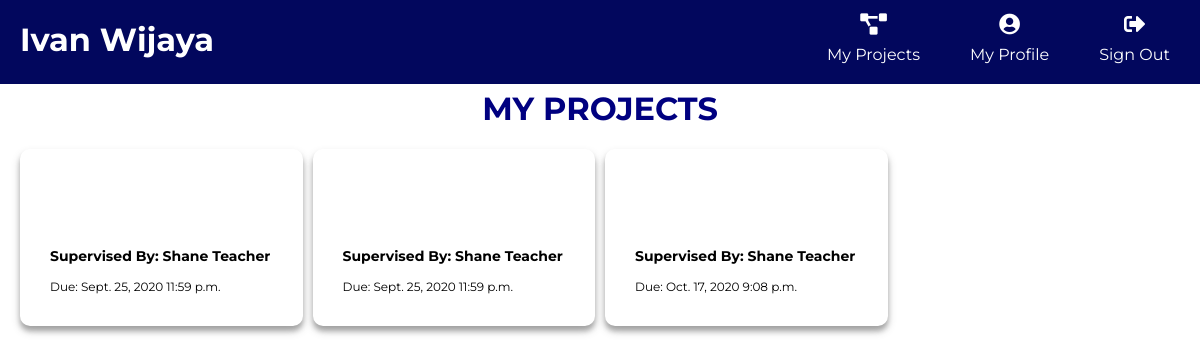
/dashboard/ (signed in), run on an earlier commit of the app's database.
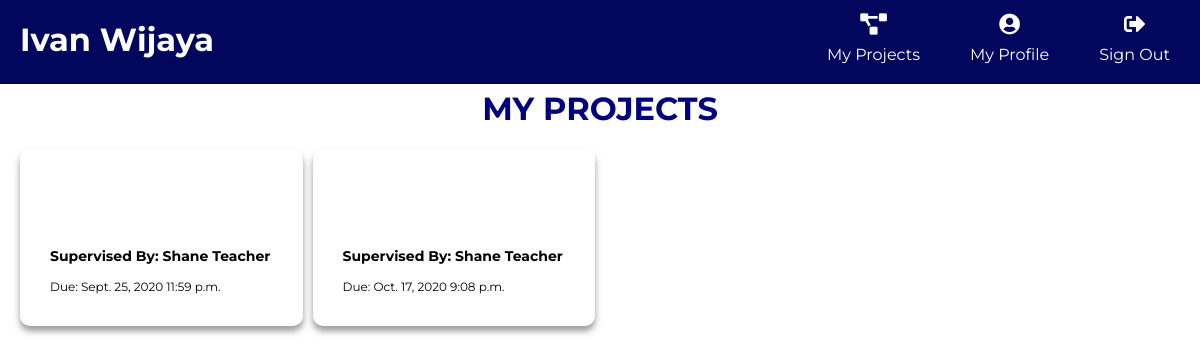
And on a later commit of the database.
### projects/models.py (models this page shows, shortened)
class Project(models.Model):
    title = models.CharField(max_length=100)
    due_date = models.DateField()
    due_time = models.TimeField()
    supervisor = models.ForeignKey(User, default=None, on_delete=models.SET_DEFAULT)
    class Meta:
        constraints = [models.UniqueConstraint(fields=['title', 'supervisor'], name="unique title")]
        verbose_name = "Project"

### projects/views.py (the view)
# urls.py: path('dashboard/', project_views.dashboard, name='dashboard'),
@login_required(login_url="/signin")
def dashboard(response):
    if response.user.is_staff:
        projects = Project.objects.filter(supervisor=response.user).order_by('due_date')
        template = "teacherdashboard.html"
    else:
        projects = []
        projectStudents = ProjectStudents.objects.filter(student=response.user)
        if len(projectStudents) > 0:
            for item in projectStudents:
                projects.append(item.project)
        projects.sort(key=lambda project: project.due_date)
        template = "studentdashboard.html"
    arg = {"FirstName": response.user.first_name.capitalize,
           "FullName": response.user.get_full_name,
           "Projects": projects}
    return render(response, template, arg)

### projects/templates/studentdashboard.html (shortened to what this page needs)
<!DOCTYPE html>
<html lang="en">
{% extends 'newbase.html' %}
{% load static %}
{% block content %}
<link rel="stylesheet" type="text/css" href="{% static 'studentdashboard/studentdashboard.css' %}">
<body>
<div class="container">
    <h1 id="Temp">MY PROJECTS</h1>
    <div class="grid-container">
    {% for project in Projects %}
        <a id="box" href="/dashboard/project-info/{{project.id}}/">
            <div class = "grid-item">
                <h2 id="projectTitle">{{ project.title }}</h2>
                <div class="project-info">
                    <h3 id="supervised">Supervised By: {{ project.supervisor.get_full_name }}</h3>
                    <p id="due">Due: {{ project.due_date }} {{ project.due_time }}</p>
                </div>
            </div>
        </a>
    {% endfor %}
    </div>
</div>
</body>
{% endblock %}

### main/templates/newbase.html (shortened to what this page needs)
<!DOCTYPE html>
<html lang="en">
<head>
    {% load static %}
    <link rel="stylesheet" type="text/css" href="{% static 'newbase/newbase.css' %}">
    <link rel="stylesheet" href="https://cdnjs.cloudflare.com/ajax/libs/font-awesome/5.14.0/css/all.min.css">
</head>
<body>
    <header>
        <h1 class="myName">{{FullName}}</h1>
        <ul>
            <li>
                <a href="{% url 'signout' %}">
                    <div class="icon">
                        <i class="fas fa-sign-out-alt fa-lg"></i>
                    </div>
                    <div class="name">Sign Out</div>
                </a>
            </li>
            <li>
                <a href="{% url 'profile' %}">
                    <div class="icon">
                        <i class="fa fa-user-circle fa-lg" aria-hidden="true"></i>
                    </div>
                    <div class="name">My Profile</div>
                </a>
            </li>
            <li>
                <a href="{% url 'dashboard' %}">
                    <div class="icon">
                        <i class="fas fa-project-diagram fa-lg"></i>
                    </div>
                    <div class="name">My Projects</div>
                </a>
            </li>
        </ul>
    </header>
    <div class="content">
        {% block content %}
        {% endblock %}
    </div>
</body>
</html>

### main/static/newbase/newbase.css (style rules this page uses)
body { margin: 0; padding: 0; font-family: 'Montserrat', sans-serif; color: white; }
.myName { color: white; float: left; padding: 0 0 0 0; margin: 0 0 0 0; }
header { position: fixed; background: rgba(2, 7, 93, 1); padding: 20px; width: 100%; z-index: 10; }
ul li { list-style: none; }
ul li a { text-decoration: none; color: white; float: right; margin: 0 50px 0 0; }
.icon { text-align: center; padding-bottom: 10px; margin-top: -20px; }

### projects/static/studentdashboard/studentdashboard.css (style rules this page uses)
body { font-family: 'Montserrat', sans-serif; }
.container { margin: 70px 20px 20px 20px; }
#Temp { text-align: center; color: navy; }
.grid-container { display: grid; max-width: 100%; grid-column-gap: 10px; grid-row-gap: 10px; margin: 0 auto; }
.grid-item { background-image: url('https://image.freepik.com/free-vector/abstract-dark-blue-polygonal-background_1035-9700.jpg'); box-shadow: 0 5px 5px 0 rgba(0,0,0,0.24), 0 5px 10px 0 rgba(0,0,0,0.19); padding : 10px 15px 10px 15px; border-radius: 10px; margin: 0 0 0 0; }
.project-info { background-color: white; padding : 10px 15px 10px 15px; border-radius: 10px; }
@media (min-width: 600px) { .grid-container { grid-template-columns: repeat(2, 1fr); } }
@media (min-width: 900px) { .grid-container { grid-template-columns: repeat(3, 1fr); } }
@media (min-width: 1200px) { .grid-container { grid-template-columns: repeat(4, 1fr); } }
#projectTitle { font-size: 22px; font-weight: Bold; text-align: center; color: white; }
#supervised { font-size: 14px; font-weight: bold; color: black; }
#due { font-size: 12px; color: black; }
#box { text-decoration:none; }

What changed in the data, as far as the page shows it:
removed Project: supervisor.get_full_name "Shane Teacher", due_date "Sept. 25, 2020", due_time "11:59 p.m."
